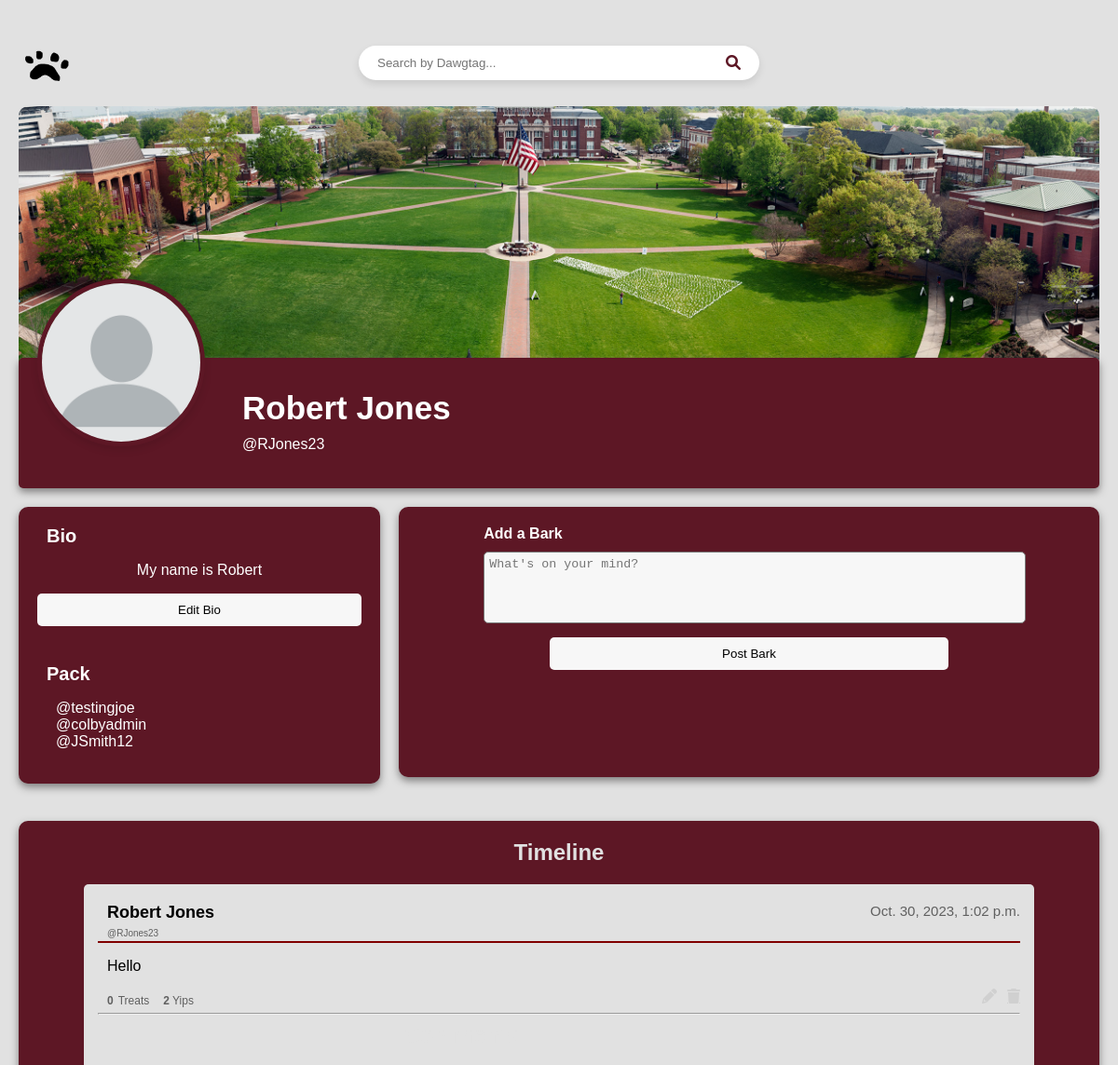
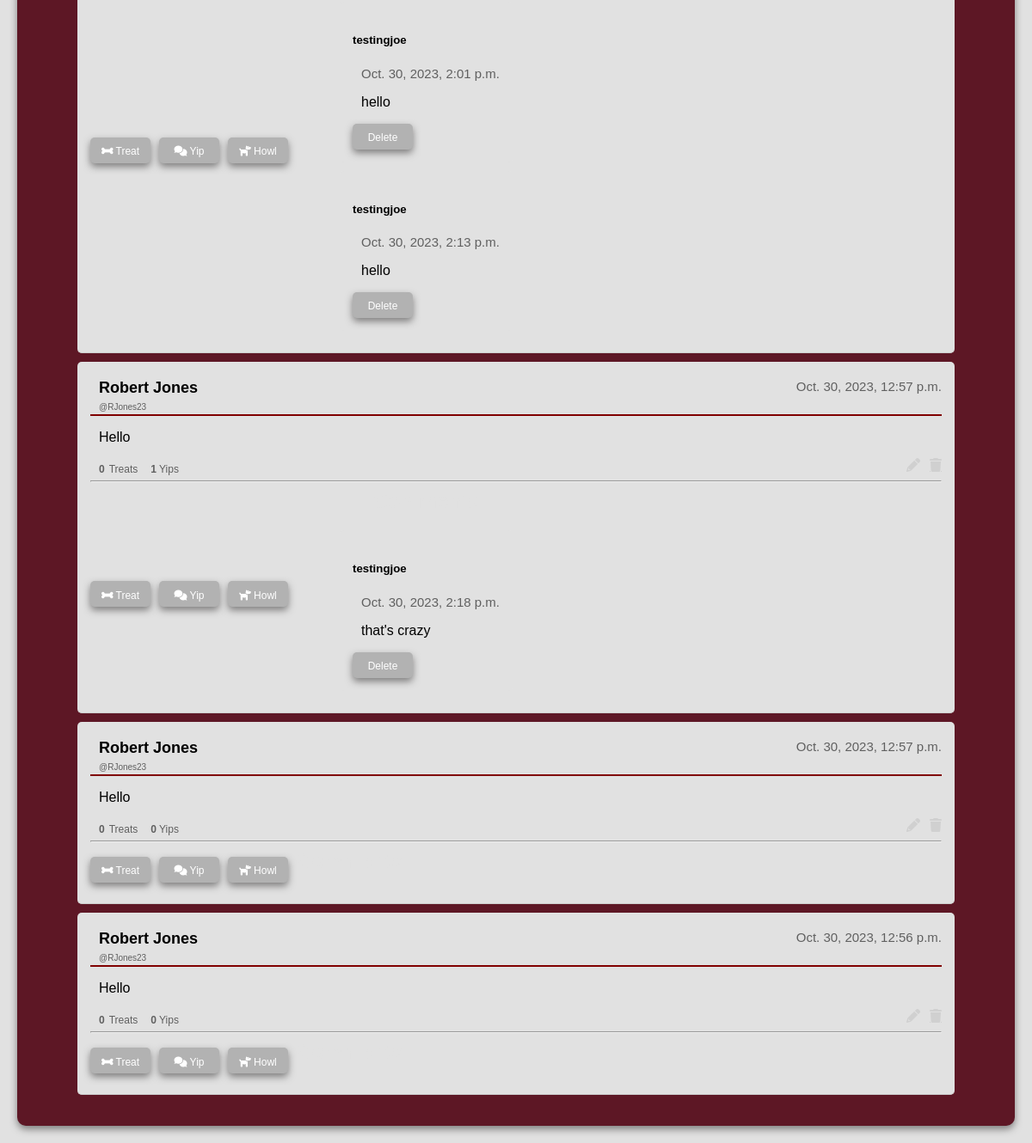
Screenshot of /main/profile/RJones23/ (signed in) with the database file from the repository (2 pictures, top to bottom).
### homepage/models.py (models this page shows, shortened)
class DawgHouseUser(AbstractBaseUser, PermissionsMixin):
    username = models.CharField(unique=True, max_length=30)
    first_name = models.CharField(max_length=30)
    last_name = models.CharField(max_length=30)
    bio = models.TextField(blank=True, max_length=200)
    friends = models.ManyToManyField("self", blank=True)
    is_staff = models.BooleanField(default=False)
    USERNAME_FIELD = "username"
    REQUIRED_FIELDS = ["first_name", "last_name"]
    objects = DawgHouseUserManager()

class Bark(models.Model):
    id = models.UUIDField(primary_key=True, default=uuid.uuid4)
    user = models.ForeignKey(settings.AUTH_USER_MODEL, on_delete=models.CASCADE)
    content = models.TextField()
    timestamp = models.DateTimeField(auto_now_add=True)
    num_likes = models.IntegerField(default=0)
    num_yips = models.IntegerField(default=0)
    num_howls = models.IntegerField(default=0)
    treated_by = models.ManyToManyField(
        DawgHouseUser, related_name="treats_given", blank=True
    )
    is_repost = models.BooleanField(default=False)
    original_bark=models.ForeignKey('self',null=True,blank=True, on_delete=models.SET_NULL)

class Comment(models.Model):
    bark = models.ForeignKey(Bark, related_name="comments", on_delete=models.CASCADE)
    name = models.ForeignKey(DawgHouseUser, on_delete=models.CASCADE)
    body = models.TextField()
    date_added = models.DateTimeField(auto_now_add=True)

### homepage/views.py (the view)
# urls.py: path("profile/<str:username>/", views.ProfileView, name="profile"),
def ProfileView(request, username):
    user = get_object_or_404(DawgHouseUser, username=username)
    friends_list = user.friends.all()
    barks = Bark.objects.filter(user=user).order_by("-timestamp")
    context = {"user": user, "barks": barks, "friends_list": friends_list}
    if user == request.user:
        return render(request, "user_profile.html", context)
    elif request.user in user.friends.all():
        return render(request, "friend_view.html", context)
    else:
        return render(request, "non_friend_view.html", context)

### homepage/templates/user_profile.html (shortened to what this page needs)
<!DOCTYPE html>
<html>
<head>
    {% load static %}
    <link rel="stylesheet" href="{% static 'profile.css' %}" />
    <link rel="stylesheet" href="https://cdnjs.cloudflare.com/ajax/libs/font-awesome/6.0.0/css/all.min.css">
</head>
<body>
    <div class="top-bar">
        <a href="{% url 'main_timeline' %}" class="logo-link">
            <img
                src="{% static 'images/DHLogo.png' %}"
                alt="DawgHouse Logo"
                class="logo"
            />
        </a>
        <form method="POST" action="{% url 'search_users' %}" class="search-bar-container">
            <input type="text" id="searchInput" name="username" placeholder="Search by Dawgtag...">
            <button type="submit"><i class="fa fa-search" aria-hidden="true"></i></button>
        </form>
    </div>
    <div class="profile-cover">
      <img
        src="{% static 'images/msstate.jpg' %}"
        alt="{{ user.username }}'s cover photo"
      />
    </div>
    <div class="profile-content">
      <div class="profile-header">
        <img
          src="{% static 'images/profilePicture.jpg' %}"
          alt="{{ user.username }}'s profile picture"
        />
        <div class="profile-name-bio">
          <h1>{{ user.first_name }} {{ user.last_name }}</h1>
          <p>@{{ user.username }}</p>
        </div>
      </div>
      <div class="profile-layout">
        <div class="bio-container">
          <strong>Bio</strong>
          <div class="display-bio">
            <p id="bioText">{{ user.bio }}</p>
            <button id="editBioButton">Edit Bio</button>
          </div>
          <div class="friends-list">
            <strong>Pack</strong>
            {% if friends_list %}
            <ul>
              {% for friend in friends_list %}
              <li>@{{ friend.username }}</li>
              {% endfor %}
            </ul>
            {% else %}
            <p>No friends yet!</p>
            {% endif %}
          </div>
        </div>
        <div class="add-bark-container">
          <form action="{% url 'post_bark' %}" method="post">
            <div class="bark-input-group">
              <strong>Add a Bark</strong>
              <textarea
                name="bark_content"
                placeholder="What's on your mind?"
                required
              ></textarea>
            </div>
            <button type="submit">Post Bark</button>
          </form>
        </div>
        <div class="barks-container">
          <h2>Timeline</h2>
          <ul>
            {% for bark in barks %}
            <li class="bark">
              <div class="bark-header">
                  <h3>{{ user.first_name }} {{ user.last_name }}</h3>
                  <p class="timestamp">{{ bark.timestamp }}</p>
              </div>
              <h4>@{{ user.username }}</h4>
              <hr color="maroon">
              <div class="bark-content-display">
                <p id="bark-content-{{ bark.id }}">{{ bark.content }}</p>
                <div class="action-icons">
                  <i class="fa fa-pencil edit-bark" data-bark-id="{{ bark.id }}" aria-hidden="true"></i>
                  <a href="{% url 'delete_bark' bark.id %}" class="fa fa-trash delete-bark" onclick="return confirm('Are you sure you want to delete this bark?');" aria-hidden="true"></a>
              </div>
              </div>
              <div class="counters-container">
                <h4 class="counters-container">
                  <strong>{{ bark.num_likes }}</strong> Treats
                  <span class="comment-counter"><strong>{{ bark.num_yips }}</strong> Yips</span>
                </h4>
              </div>
              <hr>
              <div class="button-container">
                <form action="{% url 'give_treat' bark.id user.username %}" method="post">
                  {% csrf_token %} {% if user in bark.treated_by.all %}
                  <button type="submit" style="background-color: rgb(70, 18, 18)"><i class="fa-solid fa-bone" style="color:white;"></i> Treat</button>
                  {% else %}
                  <button type="submit"><i class="fa-solid fa-bone" style="color:white;"></i> Treat</button>
                  {% endif %}
                </form>
                <button class="show-comment-input" data-bark-id="{{ bark.id }}"><i class="fa-solid fa-comments" style="color:white;"></i> Yip</button>
         <form method="POST" class="repost-form">
          <button type="button" class="repost-button" data-bark-id="{{ bark.id }}">
              <i class="fa-solid fa-dog" style="color:white;"></i> Howl
          </button>
      </form>
                  <div class="comments-container">
                    <h2>Comments</h2>
                    <ul id="comment-list">
                        {% for comment in bark.comments.all %}
                        <li class="comment">
                            <div class="comment-header">
                                <h5 class="username">{{ comment.name.username }}</h5>
                                <p class="timestamp">{{ comment.date_added }}</p>
                            </div>
                            <div class="comment-content-display">
                                <p>{{ comment.body }}</p>
                                <button class="delete-comment" data-comment-id="{{ comment.id }}">Delete</button>
                            </div>
                        </li>
                        {% endfor %}
                    </ul>
                </div>
          {% endfor %}
          </ul>
        </div>
      </div>
    </body>
  </html>

### rows the page displays
DawgHouseUser: first_name "Robert", last_name "Jones", username "RJones23", bio "My name is Robert"
DawgHouseUser: username "testingjoe"
DawgHouseUser: username "colbyadmin"
DawgHouseUser: username "JSmith12"
Bark: timestamp "Oct. 30, 2023, 1:02 p.m.", content "Hello", num_likes "0", num_yips "2", shows "Treat"
Comment: name.username "testingjoe", date_added "Oct. 30, 2023, 2:01 p.m.", body "hello"
Comment: name.username "testingjoe", date_added "Oct. 30, 2023, 2:13 p.m.", body "hello"
Bark: timestamp "Oct. 30, 2023, 12:57 p.m.", content "Hello", num_likes "0", num_yips "1", shows "Treat"
Comment: name.username "testingjoe", date_added "Oct. 30, 2023, 2:18 p.m.", body "that's crazy"
Bark: timestamp "Oct. 30, 2023, 12:57 p.m.", content "Hello", num_likes "0", num_yips "0", shows "Treat"
Bark: timestamp "Oct. 30, 2023, 12:56 p.m.", content "Hello", num_likes "0", num_yips "0", shows "Treat"
